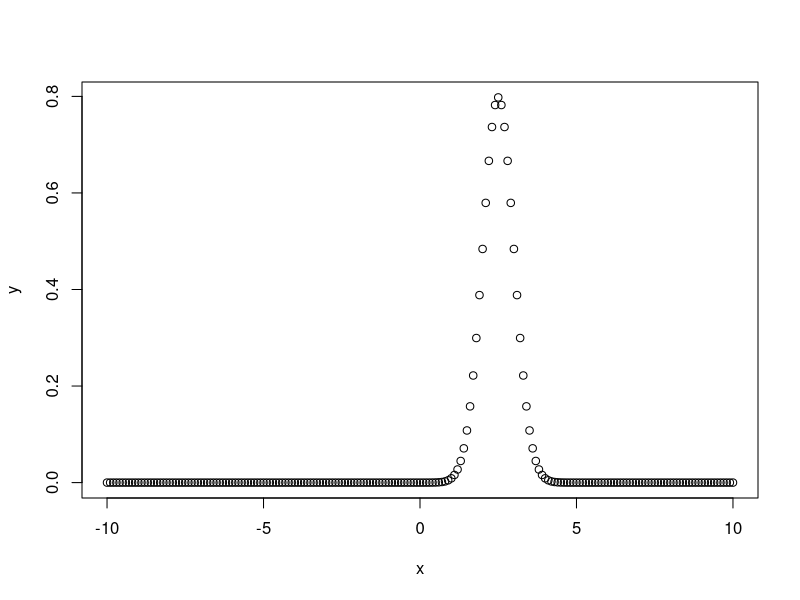
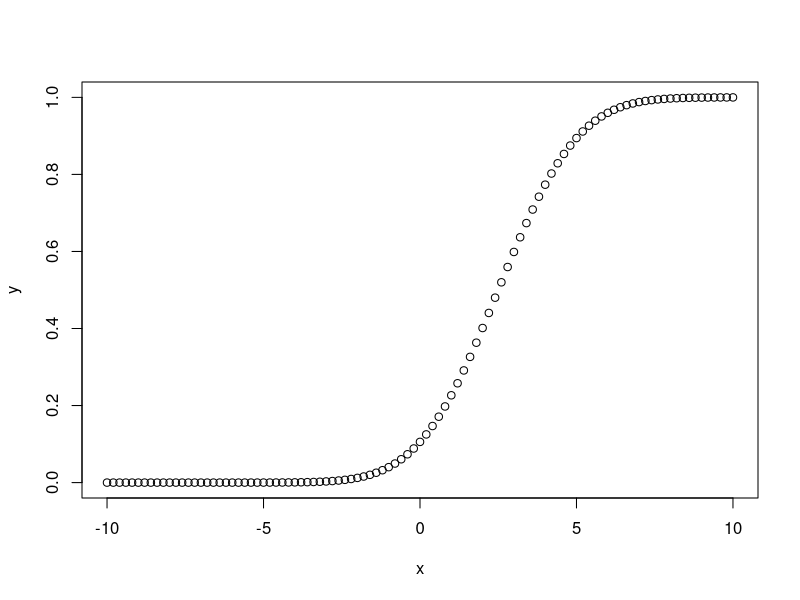
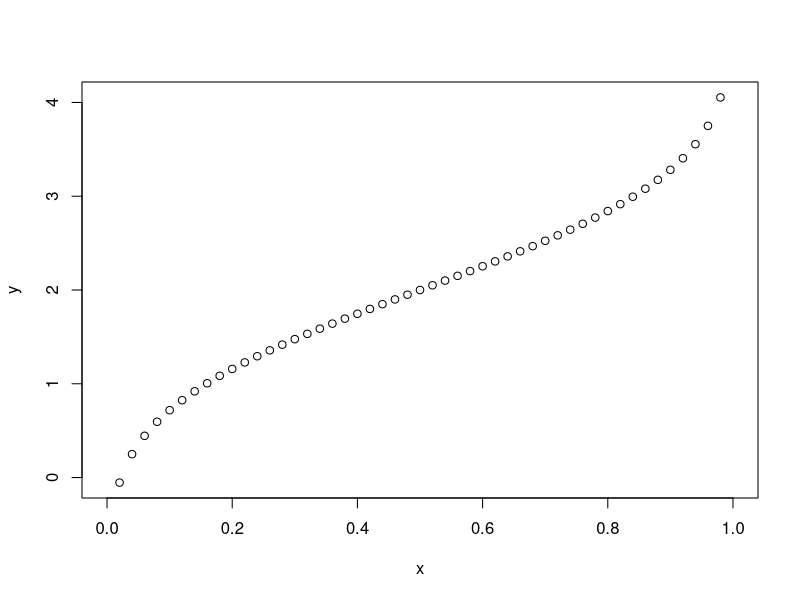
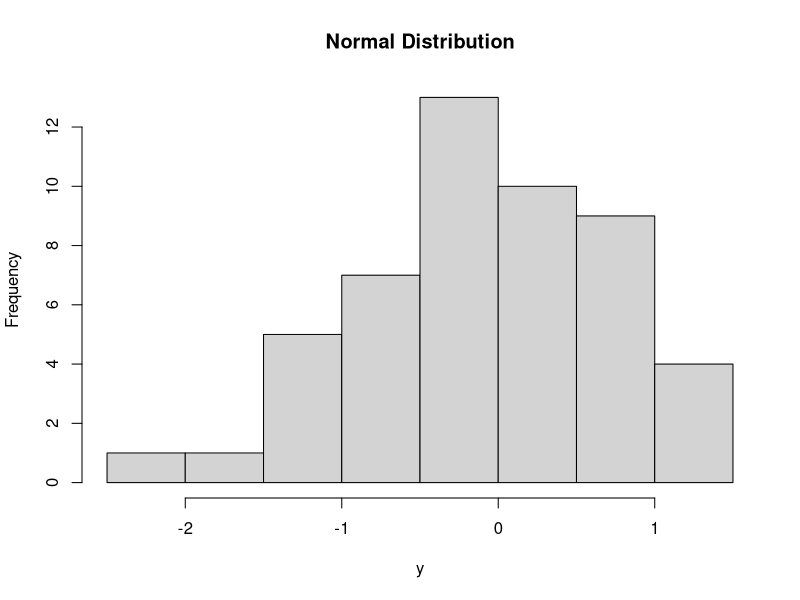

Generate these figures, in order, with R:
#Create a sequence of numbers between -10 and 10 incrementing by 0.1
x <- seq(-10,10, by=.1)
#Choose the mean as 2.5 and standard deviation as 0.5
y <- dnorm(x, mean = 2.5, sd=0.5)
#Give the chart file a name
png(file ="dnorm1.png")
plot(x,y)
#Save the file
dev.off()

#Create a sequence of numbers between -10 and 10 incrementing by 0.2
x <- seq(-10,10, by=.2)
#Choose the mean as 2.5 and standard deviation as 0.5
y <- pnorm(x, mean = 2.5, sd=2)
#Give the chart file a name
png(file ="pnorm1.png")
plot(x,y)
#Save the file
dev.off()

#Create a sequence of numbers between -10 and 10 incrementing by 0.02
x <- seq(0,1, by=0.02)
#Choose the mean as 2 and standard deviation as 1
y <- qnorm(x, mean = 2, sd=1)
#Give the chart file a name
png(file ="qnorm1.png")
plot(x,y)
#Save the file
dev.off()

#Create a samplw of 50 numbers which are normally distributed
y <- rnorm(50)
#Give the chart file a name
png(file="rnorm1.png")
#Plot the histogram for this sample
hist(y, main="Normal Distribution")
#Save the file
dev.off()